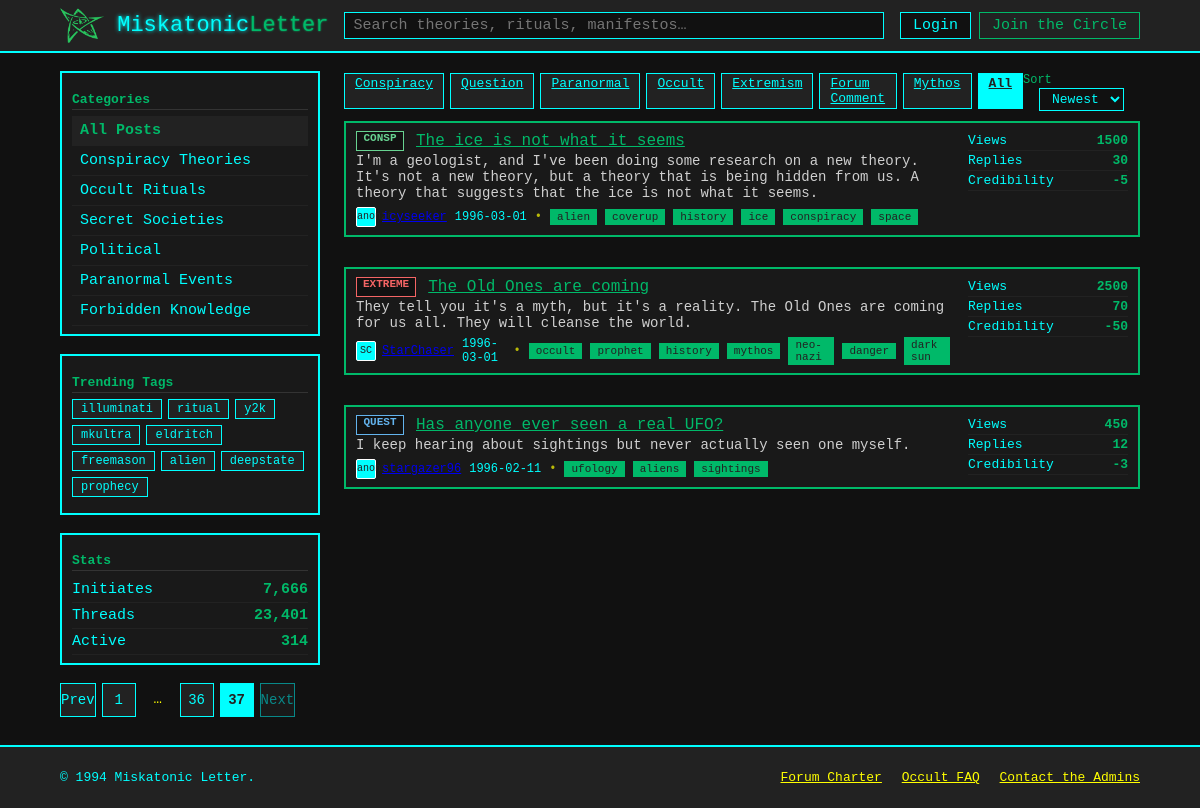
Page /Posts?page=37&sort=newest on the committed database.
### db.py (models this page shows)
class Badges(Base):
    __tablename__    = "Badges"
    badge_id         = Column(Integer,primary_key=True)
    badge_title      = Column(String)
    badge_lable      = Column(String)

class Posts(Base):
    __tablename__    = "Posts"
    post_id          = Column(Integer,primary_key=True,index=True)
    post_title       = Column(String,nullable=False)
    post_exerpt      = Column(String)
    author_id        = Column(Integer,ForeignKey("Users.user_id"),nullable=False)
    post_date        = Column(Date)
    post_views       = Column(Integer,default=0)
    post_replies     = Column(Integer,default=0)
    post_credibility = Column(Integer,default=0)
    post_content     = Column(Text)
    badge_id         = Column(Integer,ForeignKey("Badges.badge_id"))

class Users(Base):
    __tablename__    = "Users"
    user_id          = Column(Integer,primary_key=True,index=True)
    user_avatar      = Column(String(2))
    user_name        = Column(String)

class Tags(Base):
    __tablename__    = "Tags"
    tag_id           = Column(Integer,primary_key=True,index=True)
    tag_lable        = Column(String)

### posts.py (the view)
@router.get("/Posts", response_class=HTMLResponse)
async def get_posts(
    request: Request,
    page: int = 1,
    q:str = "",
    sort:str = "newest",
    badge:str = "",
    db:Session = Depends(get_db)
):
    POSTS_PER_PAGE = 5
    POPULAR_BADGE_COUNT = 7
    posts = db.query(Posts)
    if badge:
        badge_query = db.query(Badges).filter(func.upper(Badges.badge_lable)==badge.upper()).first()
        if badge_query:
            posts = posts.filter(Posts.badge_id == badge_query.badge_id)
    if q:
        posts = posts.join(Users     , Posts.author_id   ==  Users.user_id     )\
                     .join(PostsTags , Posts.post_id     ==  PostsTags.post_id )\
                     .join(Tags      , PostsTags.tag_id  ==  Tags.tag_id       )\
        q_lower = f"%{q.lower()}%"
        posts = posts.filter(
            or_(
                Posts.post_title.ilike(q_lower),
                Posts.post_title.ilike(q_lower),
                Posts.post_content.ilike(q_lower),
                Users.user_name.ilike(q_lower),
                Tags.tag_lable.ilike(q_lower)
            )
        ).distinct()
    if   sort == "views":
        posts = posts.order_by(Posts.post_views.desc())
    elif sort == "newest":
        posts = posts.order_by(Posts.post_date.desc())
    total_posts = posts.count()
    total_pages = (total_posts + POSTS_PER_PAGE - 1) // POSTS_PER_PAGE
    page_posts  = posts.offset((page-1)*POSTS_PER_PAGE).limit(POSTS_PER_PAGE).all()
    serialized_posts = [serialize_post(post,db) for post in page_posts]
    popular_badges_query = db.query(Badges,func.count(Posts.post_id).label("post_count"))\
        .join(Posts,Badges.badge_id==Posts.badge_id)\
        .group_by(Badges.badge_id)\
        .order_by(desc("post_count"))\
        .limit(POPULAR_BADGE_COUNT)
    popular_badges = [serialize_badge(badge) for badge,_ in popular_badges_query]
    return templates.TemplateResponse(
        "index.html",
        {
            "request": request,
            "posts": serialized_posts,
            "badge": badge,
            "sort": sort,
            "page": page,
            "popular_badges":popular_badges,
            "total_pages": total_pages,
            "q":q
        }
    )

### templates/index.html (shortened to what this page needs)
<!doctype html>
<html lang="en">
<head>
  <link rel="stylesheet" href="{{ url_for('static', path='styles.css') }}" />
</head>
<body>
  <header class="topbar">
    <div class="container topbar__inner">
      <a class="brand" href="{{ url_for('get_posts') }}">
        <img src="{{ url_for('static', path='imgs/elder-sign.png') }}" alt="" class="brand__logo" aria-hidden="true">
        <span class="brand__name">Miskatonic<span class="accent">Letter</span></span>
      </a>
      <form class="search" action="{{ url_for('get_posts') }}" method="get" role="search">
        <input class="search__input" type="search" name="q" value="{{ q }}" placeholder="Search theories, rituals, manifestos…" aria-label="Search" />
      </form>
      <nav class="usernav" aria-label="User">
        <a class="btn btn--ghost" href="#">Login</a>
        <a class="btn btn--primary" href="#">Join the Circle</a>
      </nav>
    </div>
  </header>
  <main class="container layout">
    <aside class="sidebar">
      <section class="card">
        <h2 class="card__title">Categories</h2>
        <nav class="list list--links">
          <a href="#" class="list__item is-active">All Posts</a>
          <a href="#" class="list__item">Conspiracy Theories</a>
          <a href="#" class="list__item">Occult Rituals</a>
          <a href="#" class="list__item">Secret Societies</a>
          <a href="#" class="list__item">Political</a>
          <a href="#" class="list__item">Paranormal Events</a>
          <a href="#" class="list__item">Forbidden Knowledge</a>
        </nav>
      </section>
      <section class="card">
        <h2 class="card__title">Trending Tags</h2>
        <div class="tags">
          <a href="#" class="tag">illuminati</a>
          <a href="#" class="tag">ritual</a>
          <a href="#" class="tag">y2k</a>
          <a href="#" class="tag">mkultra</a>
          <a href="#" class="tag">eldritch</a>
          <a href="#" class="tag">freemason</a>
          <a href="#" class="tag">alien</a>
          <a href="#" class="tag">deepstate</a>
          <a href="#" class="tag">prophecy</a>
        </div>
      </section>
      <section class="card">
        <h2 class="card__title">Stats</h2>
        <ul class="meta">
          <li><span>Initiates</span><strong>7,666</strong></li>
          <li><span>Threads</span><strong>23,401</strong></li>
          <li><span>Active</span><strong>314</strong></li>
        </ul>
      </section>
              <nav class="pagination" aria-label="Pagination">
          {% set pages = [1] %}
          {% set pages = pages | unique | sort %}
          {% if page > 1 %}
            <a class="page" href="{{ url_for('get_posts') }}?page={{ page - 1 }}{% if q %}&q={{ q }}{% endif %}{% if badge %}&badge={{ badge }}{% endif %}{% if sort %}&sort={{ sort }}{% endif %}">Prev</a>
          {% else %}
            <span class="page is-disabled">Prev</span>
          {% endif %}
          {% for p in pages %}
          {% if p == page %}
            <span class="page is-current">{{ p }}</span>
          {% else %}
            <a class="page" href="{{ url_for('get_posts') }}?page={{ p }}{% if q %}&q={{ q }}{% endif %}{% if badge %}&badge={{ badge }}{% endif %}{% if sort %}&sort={{ sort }}{% endif %}">{{ p }}</a>
          {% endif %}
          {% if not loop.last and pages[loop.index] - p > 1 %}
            <span class="page page--dots">…</span>
          {% endif %}
          {% endfor %}
          {% if page < total_pages %}
            <a class="page" href="{{ url_for('get_posts') }}?page={{ page + 1 }}{% if q %}&q={{ q }}{% endif %}{% if badge %}&badge={{ badge }}{% endif %}{% if sort %}&sort={{ sort }}{% endif %}">Next</a>
          {% else %}
            <span class="page is-disabled">Next</span>
          {% endif %}
        </nav>
    </aside>
    <section class="content">
      <div class="bar">
        <div class="chips">
          {% for badge in popular_badges %}
            <a
              class="chip{% if request.query_params.get('badge') == badge.label %} is-selected{% endif %}"
              href="{{ url_for('get_posts') }}?badge={{ badge.label }}{% if q %}&q={{ q }}{% endif %}{% if sort %}&sort={{ sort }}{% endif %}"
            >{{ badge.title }}</a>
          {% endfor %}
          <a
            class="chip{% if not request.query_params.get('badge') %} is-selected{% endif %}"
            href="{{ url_for('get_posts') }}{% if q %}?q={{ q }}{% endif %}{% if page %}?page={{ page }}{% endif %}{% if sort %}&sort={{ sort }}{% endif %}"
          >All</a>
        </div>
        <div class="filters">
          <label class="select">
            <span class="select__label">Sort</span>
              <form class="search" action="{{ url_for('get_posts') }}" method="get" role="search">
                <select name="sort" onchange="this.form.submit()">
                  <option value="newest" {% if request.query_params.get('sort', 'newest') == 'newest' %}selected{% endif %}>Newest</option>
                </select>
              </form>
          </label>
        </div>
      </div>
      <div class="threads" role="feed" aria-busy="false">
        {% for post in posts %}
          <article class="thread card" role="article">
            <div class="thread__main">
              <div class="thread__row">
                <span class="badge badge--{{ post.badge.label }}" title="{{ post.badge.title }}">{{ post.badge.label }}</span>
                <a href="{{ url_for('get_post', id=post.id) }}" class="thread__title" data-id="{{ post.id }}">{{ post.title }}</a>
              </div>
              <p class="thread__excerpt">{{ post.exerpt }}</p>
              <div class="thread__meta">
                <span class="author">
                  <span class="avatar" aria-hidden="true">{{ post.author.avatar }}</span>
                  <a href="#" class="author__name">{{ post.author.name }}</a>
                </span>
                <time datetime="{{ post.date }}">{{ post.date }}</time>
                <span class="dot" aria-hidden="true">•</span>
                {% for tag in post.tags %}
                  <a href="#" class="tag">{{ tag }}</a>
                {% endfor %}
              </div>
            </div>
            <ul class="thread__stats">
              <li><span class="stat__label">Views</span><strong>{{ post.stats.views }}</strong></li>
              <li><span class="stat__label">Replies</span><strong>{{ post.stats.replies }}</strong></li>
              <li><span class="stat__label">Credibility</span><strong>{{ post.stats.credibility }}</strong></li>
            </ul>
          </article>
        {% endfor %}
        </div>
    </section>
  </main>
  <footer class="footer">
    <div class="container footer__inner">
      <p>© 1994 Miskatonic Letter.</p>
      <nav class="footer__links">
        <a href="#">Forum Charter</a>
        <a href="#">Occult FAQ</a>
        <a href="#">Contact the Admins</a>
      </nav>
    </div>
  </footer>
</body>
</html>

### rows in the picture
Badges: title "Conspiracy"
Badges: title "Question"
Badges: title "Paranormal"
Badges: title "Occult"
Badges: title "Extremism"
Badges: title "Forum Comment"
Badges: title "Mythos"
Posts: badge.label "CONSP", title "The ice is not what it seems", exerpt "I'm a geologist, and I've been doing some research on a new theory. It's not a new theory, but a theory that is being hidden from us. A theory that suggests that the ice is not what it seems.", author.avatar "anon26", date "1996-03-01", stats.views "1500", stats.replies "30", stats.credibility "-5"
Tags: tag_lable "alien"
Tags: tag_lable "coverup"
Tags: tag_lable "history"
Tags: tag_lable "ice"
Tags: tag_lable "conspiracy"
Tags: tag_lable "space"
Posts: badge.label "EXTREME", title "The Old Ones are coming", exerpt "They tell you it's a myth, but it's a reality. The Old Ones are coming for us all. They will cleanse the world.", author.avatar "SC", date "1996-03-01", stats.views "2500", stats.replies "70", stats.credibility "-50"
Tags: tag_lable "occult"
Tags: tag_lable "prophet"
Tags: tag_lable "mythos"
Tags: tag_lable "neo-nazi"
Tags: tag_lable "danger"
Tags: tag_lable "dark sun"
Posts: badge.label "QUEST", title "Has anyone ever seen a real UFO?", exerpt "I keep hearing about sightings but never actually seen one myself.", author.avatar "anon1", date "1996-02-11", stats.views "450", stats.replies "12", stats.credibility "-3"
Tags: tag_lable "ufology"
Tags: tag_lable "aliens"
Tags: tag_lable "sightings"

### other values in the picture
{{ p }} "1" "36"
{{ p }} "37"
